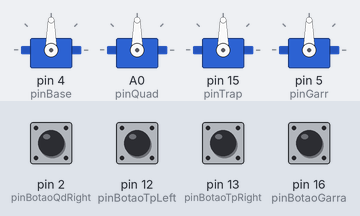
Bench run of a sketch on a simulated Arduino Uno, built with avr-gcc and run on an emulated ATmega328P. Shown: 4 × servo. The test bench sets the inputs (shaded band); at power-on: pin 2 (pinBotaoQdRight), pin 12 (pinBotaoTpLeft), pin 13 (pinBotaoTpRight), pin 16 (pinBotaoGarra) LOW.

Above: at 1.2 s.
1.3 s: pin 16 (pinBotaoGarra) pulled HIGH for 1 s
At 2.6 s:
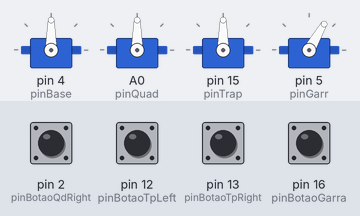
3.8 s: pin 2 (pinBotaoQdRight) pulled HIGH for 0.15 s
At 5.0 s:
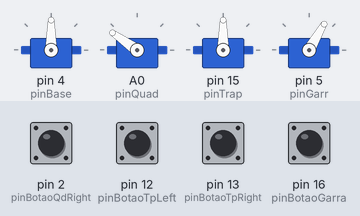
5.4 s: pin 13 (pinBotaoTpRight) pulled HIGH for 0.15 s
At 6.4 s:
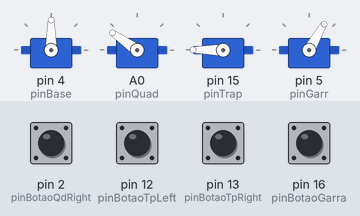
7.0 s: pin 16 (pinBotaoGarra) pulled HIGH for 0.15 s
At 7.4 s:
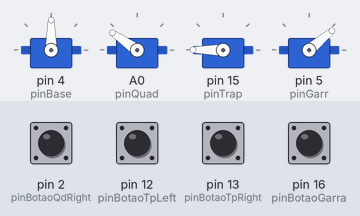
8.6 s: pin 12 (pinBotaoTpLeft) pulled HIGH for 0.15 s
At 9.8 s:
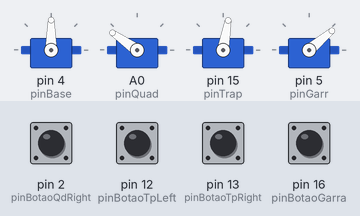
10.2 s: pin 13 (pinBotaoTpRight) pulled HIGH for 1 s
Timing chart, 0 to 13.2 s (numbered marks = the images above; inputs shaded):
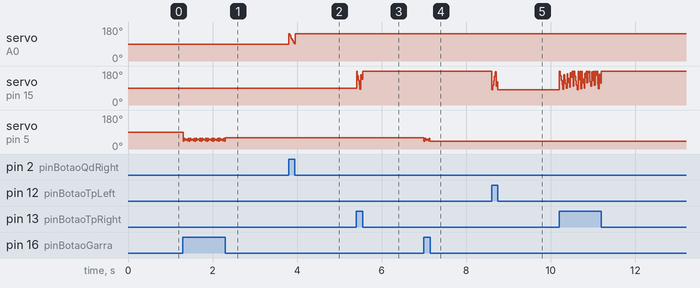

The sketch:

teste_botoes.ino
```cpp
// inclui bibilioteca do servomotor
#include <Servo.h>

// define pinos dos servos
#define pinBase 4 //D2
#define pinQuad 14 //D5
#define pinTrap 15 //D8
#define pinGarr 5 //D1

// define pinos dos botões
#define pinBotaoGarra 16 //D0
#define pinBotaoQdLeft 0 //D3
#define pinBotaoQdRight 2 //D4
#define pinBotaoTpLeft 12 //D6
#define pinBotaoTpRight 13  //D7

// define as portas dos potenciometros
#define potBase A0


// nomeia os servos
Servo servBase,servQuadrado,servTrapezio,servGarra;

// cria as variavies dos angulos de cada motor
int motorBase;
int valorBotaoG, valorBotaoQR, valorBotaoQL, valorBotaoTR, valorBotaoTL;

unsigned long mostradorTimer = 1;
const unsigned long intervaloMostrador = 5000;

boolean auxGarra = true;

void setup() {

  //inicia o monitor serial
  Serial.begin(9600);

  // atribui pinos dos servos
  servBase.attach(pinBase);
  servQuadrado.attach(pinQuad);
  servTrapezio.attach(pinTrap);
  servGarra.attach(pinGarr);

  auxGarra = true; //garra aberta

  // atribui pinos dos botões
  pinMode(pinBotaoGarra, INPUT);
  pinMode(pinBotaoQdLeft, INPUT);
  pinMode(pinBotaoQdRight, INPUT);
  pinMode(pinBotaoTpLeft, INPUT);
  pinMode(pinBotaoTpRight, INPUT);
}

void loop() {
  //LEITURA DOS VALORES DOS BOTÕES
  valorBotaoG = digitalRead(pinBotaoGarra);
  valorBotaoQR = digitalRead(pinBotaoQdRight);
  valorBotaoQL = digitalRead(pinBotaoQdLeft);
  valorBotaoTR = digitalRead(pinBotaoTpRight);
  valorBotaoTL = digitalRead(pinBotaoTpLeft);

  // MOVIMENTO DA GARRA
  if(valorBotaoG == 1 && !auxGarra){

    for(int i = 40; i <= 60; i++){
      servGarra.write(i);
    }

    //servoGarra.write(180);   //garra aberta
    auxGarra = true;
  }
  else if(valorBotaoG == 1 && auxGarra){

    for(int i = 60; i >= 40; i--){
      servGarra.write(i);
    }

    //servoGarra.write(0);    //garra fechada
    auxGarra = false;
  }

  // MOVIMENTO MOTOR DO QUADRADO
  if(valorBotaoQR == 1){
    for(int i = 50; i <= 145; i++){
      servQuadrado.write(i);
    }
  }
  else if(valorBotaoQL == 1){
    for(int i = 145; i >= 50; i--){
      servQuadrado.write(i);
    }
  }

  // MOVIMENTO MOTOR DO TRAPÉZIO
  if(valorBotaoTR == 1){
    for(int i = 80; i <= 180; i++){
      servTrapezio.write(i);
    }
  }
  else if(valorBotaoTL == 1){
    for(int i = 180; i >= 80; i--){
      servTrapezio.write(i);
    }
  }
}
```

Measured:
- after the input at 1.3 s, servo on pin 5 (pinGarr): 90° → 40° at once, then repeats every 0.14 s: 57° 0.02 s, 46° 0.02 s, 51° 0.02 s, 52° 0.02 s, 45° 0.02 s, 58° 0.02 s, 40° 0.02 s, until it stays 60° from 2.3 s
- after the input at 3.8 s, servo on A0 (pinQuad): 90° → 145° at once
- after the input at 5.4 s, servo on pin 15 (pinTrap): 90° → 180° at once
- after the input at 7.0 s, servo on pin 5 (pinGarr): 60° → 40° at once
- after the input at 8.6 s, servo on pin 15 (pinTrap): 180° → 80° at once
